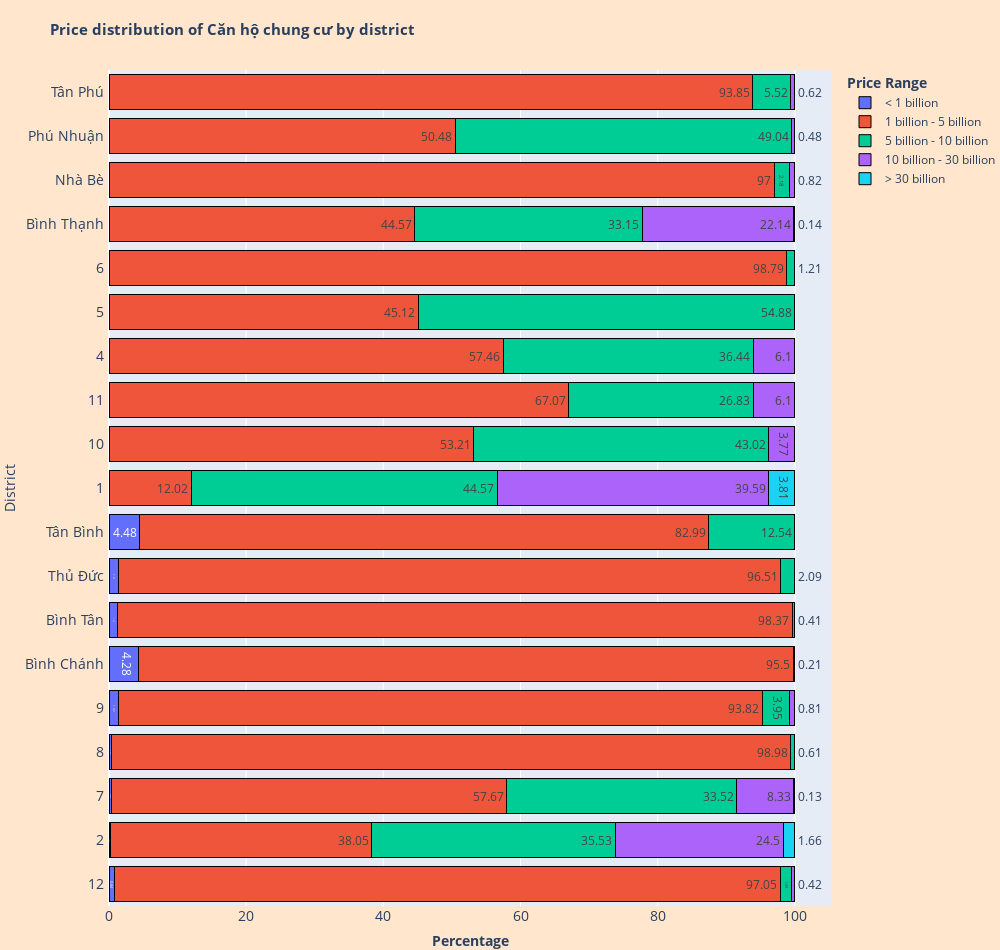

The code cell stored with this chart in its notebook:
### Markdown cell above
#### **Căn hộ chung cư:**

### Code cell
Price_distribution_of_type('Căn hộ chung cư')

### Figure 1 — Plotly figure (JSON) as saved in the notebook; plotly's stock layout.template omitted (floating-point values rounded to 4 significant figures)
{"data": [{"alignmentgroup": "True", "hovertemplate": "%{text} (%) of <b>Căn hộ chung cư</b> in %{y} have price in range %{fullData.name}", "legendgroup": "< 1 billion", "marker": {"color": "#636efa", "line": {"color": "black", "width": 1}, "pattern": {"shape": ""}}, "name": "< 1 billion", "offsetgroup": "< 1 billion", "orientation": "h", "showlegend": true, "text": [0.84, 0.26, 0.35, 0.41, 1.42, 4.28, 1.22, 1.4, 4.48], "textposition": "auto", "type": "bar", "x": [0.84, 0.26, 0.35, 0.41, 1.42, 4.28, 1.22, 1.4, 4.48], "xaxis": "x", "y": ["12", "2", "7", "8", "9", "Bình Chánh", "Bình Tân", "Thủ Đức", "Tân Bình"], "yaxis": "y"}, {"alignmentgroup": "True", "hovertemplate": "%{text} (%) of <b>Căn hộ chung cư</b> in %{y} have price in range %{fullData.name}", "legendgroup": "1 billion - 5 billion", "marker": {"color": "#EF553B", "line": {"color": "black", "width": 1}, "pattern": {"shape": ""}}, "name": "1 billion - 5 billion", "offsetgroup": "1 billion - 5 billion", "orientation": "h", "showlegend": true, "text": [12.02, 53.21, 67.07, 97.05, 38.05, 57.46, 45.12, 98.79, 57.67, 98.98, 93.82, 95.5, 44.57, 98.37, 97, 50.48, 96.51, 82.99, 93.85], "textposition": "auto", "type": "bar", "x": [12.02, 53.21, 67.07, 97.05, 38.05, 57.46, 45.12, 98.79, 57.67, 98.98, 93.82, 95.5, 44.57, 98.37, 97, 50.48, 96.51, 82.99, 93.85], "xaxis": "x", "y": ["1", "10", "11", "12", "2", "4", "5", "6", "7", "8", "9", "Bình Chánh", "Bình Thạnh", "Bình Tân", "Nhà Bè", "Phú Nhuận", "Thủ Đức", "Tân Bình", "Tân Phú"], "yaxis": "y"}, {"alignmentgroup": "True", "hovertemplate": "%{text} (%) of <b>Căn hộ chung cư</b> in %{y} have price in range %{fullData.name}", "legendgroup": "5 billion - 10 billion", "marker": {"color": "#00cc96", "line": {"color": "black", "width": 1}, "pattern": {"shape": ""}}, "name": "5 billion - 10 billion", "offsetgroup": "5 billion - 10 billion", "orientation": "h", "showlegend": true, "text": [44.57, 43.02, 26.83, 1.69, 35.53, 36.44, 54.88, 1.21, 33.52, 0.61, 3.95, 0.21, 33.15, 0.41, 2.18, 49.04, 2.09, 12.54, 5.52], "textposition": "auto", "type": "bar", "x": [44.57, 43.02, 26.83, 1.69, 35.53, 36.44, 54.88, 1.21, 33.52, 0.61, 3.95, 0.21, 33.15, 0.41, 2.18, 49.04, 2.09, 12.54, 5.52], "xaxis": "x", "y": ["1", "10", "11", "12", "2", "4", "5", "6", "7", "8", "9", "Bình Chánh", "Bình Thạnh", "Bình Tân", "Nhà Bè", "Phú Nhuận", "Thủ Đức", "Tân Bình", "Tân Phú"], "yaxis": "y"}, {"alignmentgroup": "True", "hovertemplate": "%{text} (%) of <b>Căn hộ chung cư</b> in %{y} have price in range %{fullData.name}", "legendgroup": "10 billion - 30 billion", "marker": {"color": "#ab63fa", "line": {"color": "black", "width": 1}, "pattern": {"shape": ""}}, "name": "10 billion - 30 billion", "offsetgroup": "10 billion - 30 billion", "orientation": "h", "showlegend": true, "text": [39.59, 3.77, 6.1, 0.42, 24.5, 6.1, 8.33, 0.81, 22.14, 0.82, 0.48, 0.62], "textposition": "auto", "type": "bar", "x": [39.59, 3.77, 6.1, 0.42, 24.5, 6.1, 8.33, 0.81, 22.14, 0.82, 0.48, 0.62], "xaxis": "x", "y": ["1", "10", "11", "12", "2", "4", "7", "9", "Bình Thạnh", "Nhà Bè", "Phú Nhuận", "Tân Phú"], "yaxis": "y"}, {"alignmentgroup": "True", "hovertemplate": "%{text} (%) of <b>Căn hộ chung cư</b> in %{y} have price in range %{fullData.name}", "legendgroup": "> 30 billion", "marker": {"color": "#19d3f3", "line": {"color": "black", "width": 1}, "pattern": {"shape": ""}}, "name": "> 30 billion", "offsetgroup": "> 30 billion", "orientation": "h", "showlegend": true, "text": [3.81, 1.66, 0.13, 0.14], "textposition": "auto", "type": "bar", "x": [3.81, 1.66, 0.13, 0.14], "xaxis": "x", "y": ["1", "2", "7", "Bình Thạnh"], "yaxis": "y"}], "layout": {"barmode": "stack", "height": 950, "legend": {"title": {"text": "<b>Price Range</b>"}, "tracegroupgap": 0}, "margin": {"b": 0, "l": 20, "r": 30, "t": 70}, "paper_bgcolor": "#ffe6cc", "title": {"font": {"size": 15}, "text": "<b>Price distribution of Căn hộ chung cư by district</b>"}, "width": 1000, "xaxis": {"anchor": "y", "domain": [0, 1], "tickfont": {"size": 14}, "title": {"text": "<b>Percentage</b>"}}, "yaxis": {"anchor": "x", "domain": [0, 1], "tickfont": {"size": 14}, "ticksuffix": " ", "title": {"text": "District"}}}}
